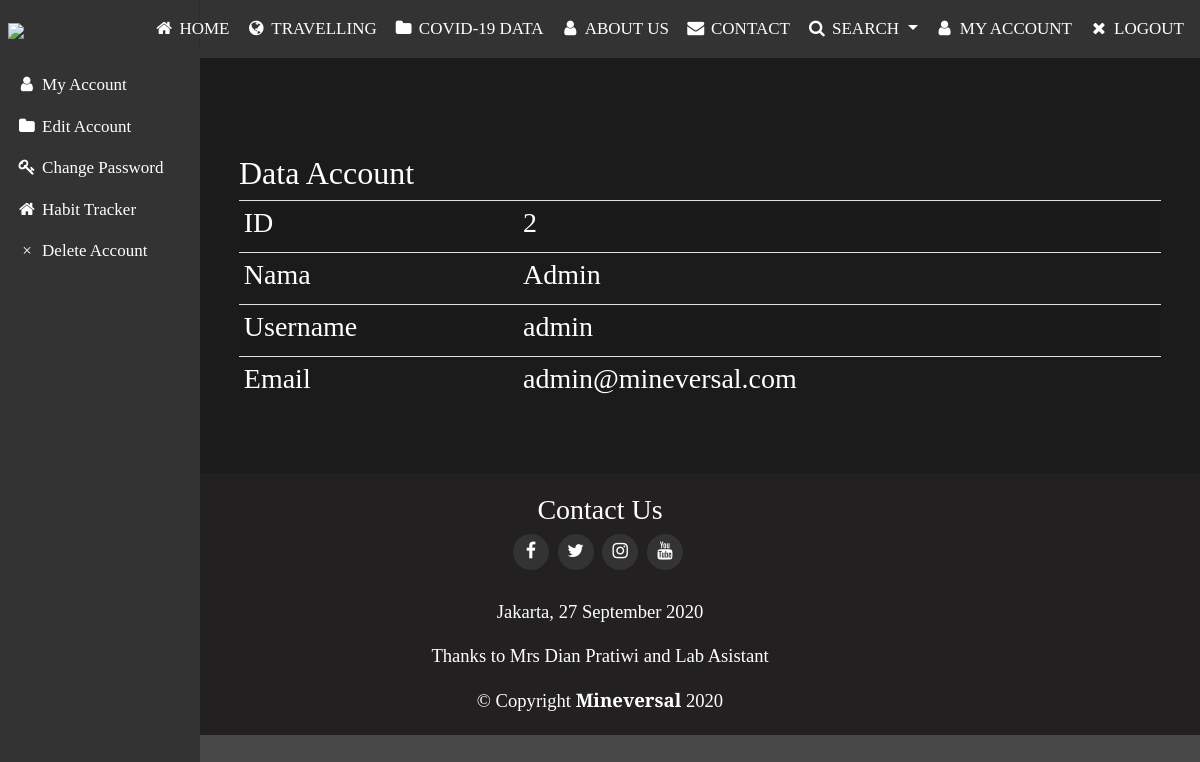
Screenshot of /user/account.php (signed in) with the database file from the repository.
### tables this page shows
CREATE TABLE `user` (
  `id` int(11) NOT NULL,
  `username` varchar(255) NOT NULL,
  `email` varchar(255) NOT NULL,
  `password` varchar(255) NOT NULL,
  `name` varchar(255) NOT NULL
);

### user/account.php (the view, shortened to what this page needs)
<?php
include_once("config.php");
$id = $_SESSION['user']['id'];
$result = mysqli_query($kon, "SELECT * FROM user WHERE id='$id'");
if ($query === FALSE) {
    die(mysqli_error());
} else {
    while($user = mysqli_fetch_array($result)) {
        $name = $user['name'];
        $email = $user['email'];
        $username = $user['username'];
    }
}
?>
<!DOCTYPE html>
    <link rel="stylesheet" href="assets/css/account.css" type="text/css"/>
    <link rel="stylesheet" href="assets/css/index.css" type="text/css"/>
    <link rel="stylesheet" href="framework/css/bootstrap.min.css"/>
    <link href="https://cdnjs.cloudflare.com/ajax/libs/font-awesome/4.7.0/css/font-awesome.min.css"  rel="stylesheet">
    <head>
    </head>
    <body>
        <header id="bar" class="barheader">
            <nav class="nav navbar navbar-dark flex-md-nowrap shadow p-2 navbar-expand-lg" id="nav-custom">
                <a class="navbar-brand" href="#"><img class="my-auto mx-auto" src="assets/img/logo.png" width="200px"></a>
                <div class="collapse navbar-collapse" id="navbarSupportedContent">
                    <ul class="navbar-nav ml-auto">
                        <li class="nav-item my-auto buttonbar active">
                            <a href="https://tugas.mineversal.com/user/" class="nav-link"><i class="fa fa-fw fa-home"></i> HOME</a>
                        </li>
                        <li class="nav-item my-auto buttonbar active">
                            <a href="https://tugas.mineversal.com/user/#online" class="nav-link"><i class="fa fa-fw fa-globe"></i> TRAVELLING</a>
                        </li>
                        <li class="nav-item my-auto buttonbar active">
                            <a href="https://tugas.mineversal.com/user/#data" class="nav-link"><i class="fa fa-fw fa-folder"></i> COVID-19 DATA</a>
                        </li>
                        <li class="nav-item my-auto buttonbar active">
                            <a href="https://tugas.mineversal.com/user/#aboutus" class="nav-link"><i class="fa fa-fw fa-user"></i> ABOUT US</a>
                        </li>
                        <li class="nav-item my-auto buttonbar active">
                            <a href="https://tugas.mineversal.com/user/#contact" class="nav-link"><i class="fa fa-fw fa-envelope"></i> CONTACT</a>
                        </li>
                        <li class="nav-item dropdown my-auto buttonbar active">
                            <a class="nav-link dropdown-toggle" href="#" id="navbarDropdown" role="button" data-toggle="dropdown" aria-haspopup="true" aria-expanded="false">
                                <i class="fa fa-fw fa-search"></i> SEARCH
                            </a>
                        </li>
                        <li class="nav-item my-auto buttonbar active">
                            <a href="account" class="nav-link"><i class="fa fa-fw fa-user"></i> MY ACCOUNT</a>
                        </li>
                        <li class="nav-item my-auto buttonbar active">
                            <a class="nav-link" onclick="document.getElementById('signUp').style.display='block'" style="width:auto;"><i class="fa fa-fw fa-close"></i> LOGOUT</a>
                        </li>
                    </ul>
                </div>
            </nav>
        </header>
        <div class="container-fluid">
            <div class="row">
                <nav id="sidebarMenu" class="col-md-3 col-lg-2 d-md-block sidebar collapse" id="nav-custom">
                    <div class="sidebar-sticky pt-3">
                        <ul class="nav flex-column">
                            <li class="nav-item my-auto buttonbar active">
                                <a class="nav-link active" href="account"><i class="fa fa-fw fa-user"></i> My Account</a>
                            </li>
                            <li class="nav-item my-auto buttonbar active">
                                <a class="nav-link active" href="update"><i class="fa fa-fw fa-folder"></i> Edit Account</a>
                            </li>
                            <li class="nav-item my-auto buttonbar active">
                                <a class="nav-link active" href="password"><i class="fa fa-fw fa-key"></i> Change Password</a>
                            </li>
                            <li class="nav-item my-auto buttonbar active">
                                <a class="nav-link active" href="habbitTracker"><i class="fa fa-fw fa-home"></i> Habit Tracker</a>
                            </li>
                            <li class="nav-item my-auto buttonbar active">
                                <a class="nav-link active" href="#" onclick="document.getElementById('login').style.display='block'" style="width:auto; cursor:pointer;"><span class="fa fa-fw" title="Close Modal">&times;</span> Delete Account</a>
                            </li>
                        </ul>
                    </div>
                </nav>
                <main role="main" class="col-md-9 ml-sm-auto col-lg-10 px-md-4 kanan">
                    <div class="container-fluid mb-5 pt-5">
                        <h2 class="mt-5">Data Account</h2>
                        <div class="table-responsive">
                            <table class="table table-striped table-sm">
                                <tbody>
                                    <tr>
                                        <td><h3>ID</h3></td>
                                        <td><h3><?php echo $id;?></h3></td>
                                    </tr>
                                    <tr>
                                        <td><h3>Nama</h3></td>
                                        <td><h3><?php echo $name;?></h3></td>
                                    </tr>
                                    <tr>
                                        <td><h3>Username</h3></td>
                                        <td><h3><?php echo $username;?></h3></td>
                                    </tr>
                                    <tr>
                                        <td><h3>Email</h3></td>
                                        <td><h3><?php echo $email;?></h3></td>
                                    </tr>
                                </tbody>
                            </table>
                        </div>
                    </div>
                </main>
            </div>
        </div>
        <div class="footer">
            <div id="contact">
                <h3 class="">Contact Us</h3>
                <a href="https://facebook.com/mineversal" class="fa fa-facebook"></a>
                <a href="https://twitter.com/mineversals" class="fa fa-twitter"></a>
                <a href="https://instagram.com/mineversal" class="fa fa-instagram"></a>
                <a href="https://youtube.com/mineversal" class="fa fa-youtube"></a>
            </div>
            <br>
            <div>
                <p>Jakarta, 27 September 2020</p>
                <p>Thanks to Mrs Dian Pratiwi and Lab Asistant<p>
            </div>
            <div class="copyright">
                &copy; Copyright <strong><span>Mineversal</span></strong> 2020
            </div>
        </div>
    </body>
</html>

### user/assets/css/account.css (style rules this page uses)
body { margin: 0; }
h2 { color: white; }

### user/assets/css/index.css (style rules this page uses)
* { box-sizing: border-box; }
body, html { background-color: rgb(71, 71, 71); height: 100%; margin: 0; }
img { vertical-align: middle; }
#bar { background-color: #333; overflow: hidden; }
.navbar-nav .nav-item a { font-size: 17px; }
.buttonbar { font-size: 17px; float: left; display: block; color: white; text-decoration: none; transition: 0.5s; }
.dropdown { float: left; overflow: hidden; }
.footer { padding: 20px; text-align: center; background-color: rgb(34, 32, 32); color: white; }
#contact a { font-size: 18px; display: inline-block; background: #333; color: white; line-height: 1; padding: 8px 0; margin-right: 4px; border-radius: 50%; text-align: center; width: 36px; height: 36px; transition: 0.3s; text-decoration: none; }

### user/account.php (style rules this page uses)
body { font-family: 'Alegreya'; font-size: 18.6px; background-color: rgb(27, 27, 27); height: auto; }
td, a { color: white; }
.sidebar { position: fixed; top: 0; bottom: 0; left: 0; z-index: 1; padding: 48px 0 0; box-shadow: inset -1px 0 0 rgba(0, 0, 0, .1); }
.sidebar-sticky { position: relative; top: 0; height: calc(100vh - 48px); padding-top: .5rem; overflow-x: hidden; overflow-y: auto; background-color: #333; }
.sidebar .nav-link { font-weight: 500; color: #333; }
.sidebar .nav-link.active { color: white; }
#nav-custom { z-index: 2; }

### rows the page displays
user: name "Admin", username "admin", email "admin@mineversal.com"

### other values shown
$id "2"
